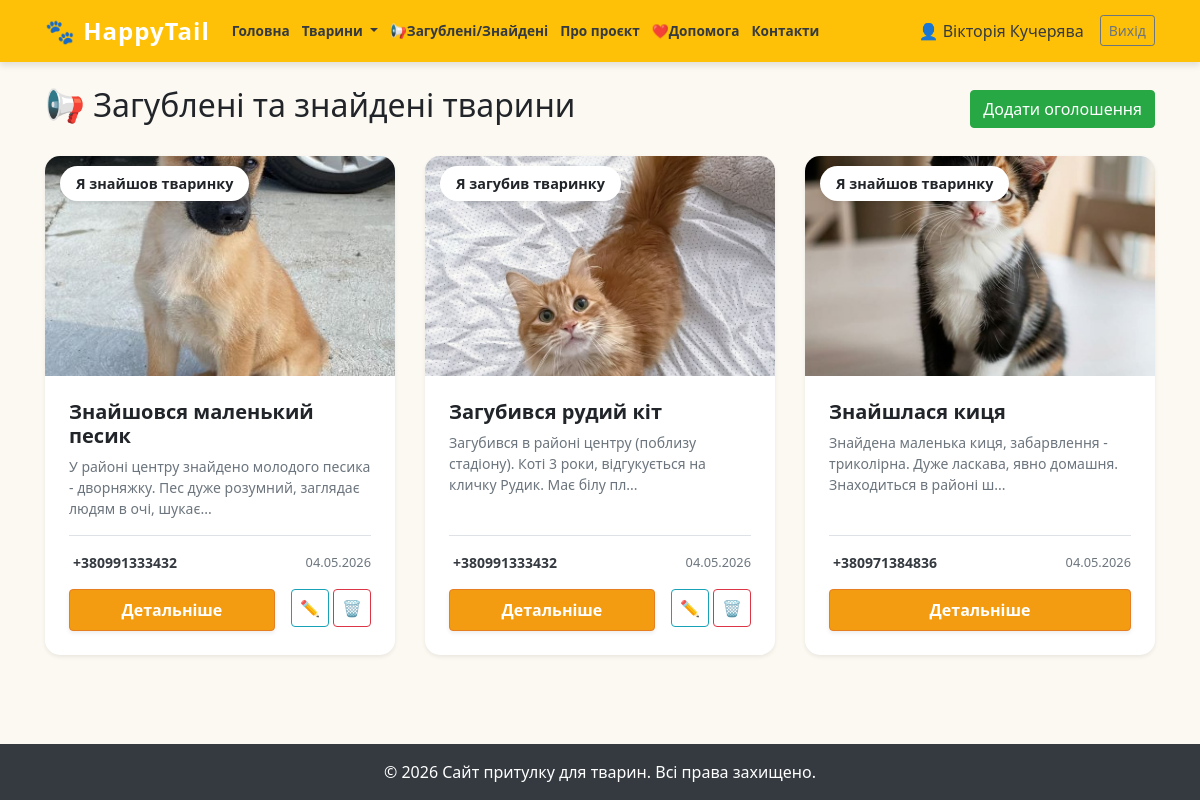
The app's page /lost-found.php (signed in) with its own data.
### tables this page shows
CREATE TABLE `menu` (
  `id` int(11) NOT NULL,
  `title` varchar(100) NOT NULL,
  `url` varchar(255) NOT NULL,
  `parent_id` int(11) DEFAULT 0
);

CREATE TABLE `announcements` (
  `id` int(11) NOT NULL,
  `type` varchar(255) NOT NULL,
  `title` varchar(200) NOT NULL,
  `description` text DEFAULT NULL,
  `image` text DEFAULT NULL,
  `phone` varchar(20) DEFAULT NULL,
  `user_id` int(11) DEFAULT NULL,
  `created_at` datetime DEFAULT current_timestamp()
);

### include/functions.php (called while the page is built, shortened)
<?php
function get_menu() {
    global $conn;
    $sql = "SELECT * FROM menu ORDER BY id ASC";
    $result = mysqli_query($conn, $sql);
    return mysqli_fetch_all($result, MYSQLI_ASSOC);
}
function is_admin() {
    return isset($_SESSION['login']) && $_SESSION['login'] === 'admin';
}

### lost-found.php (the view)
<?php
require_once 'include/config.php';
require_once 'include/functions.php';
require_once 'include/header.php';
$sql = "SELECT a.*, u.name as user_name
        FROM announcements a
        LEFT JOIN users u ON a.user_id = u.id
        ORDER BY a.created_at DESC";
$result = mysqli_query($conn, $sql);
$items = mysqli_fetch_all($result, MYSQLI_ASSOC);
?>
<div class="d-flex justify-content-between align-items-center mb-4">
    <h2>📢 Загублені та знайдені тварини</h2>
    <?php if(isset($_SESSION['user_id'])): ?>
        <a href="add-announcement.php" class="btn btn-success">Додати оголошення</a>
    <?php else: ?>
        <a href="login/index.php" class="btn btn-outline-primary btn-sm">Увійдіть, щоб додати</a>
    <?php endif; ?>
</div>
<div class="row">
    <?php if(empty($items)): ?>
        <div class="col-12"><p class="text-center text-muted">Оголошень поки немає.</p></div>
    <?php else: ?>
        <?php foreach($items as $item): ?>
            <div class="col-md-4 mb-4">
                <div class="card h-100 shadow-sm border-0 announcement-card pet-card" style="border-radius: 15px; overflow: hidden;">
                    <div class="position-relative">
                        <?php if($item['image']): ?>
                            <img src="img/announcements/<?= $item['image'] ?>" class="card-img-top pet-img" style="height: 220px; object-fit: cover;">
                        <?php else: ?>
                            <div class="bg-light d-flex align-items-center justify-content-center text-muted" style="height: 220px;">Немає фото</div>
                        <?php endif; ?>
                        <div class="position-absolute" style="top: 15px; left: 15px;">
                            <span class="bg-white shadow-sm px-3 py-2" style="border-radius: 20px; font-weight: bold; font-size: 0.9rem;">
                                <?= htmlspecialchars($item['type']) ?>
                            </span>
                        </div>
                    </div>
                    <div class="card-body d-flex flex-column p-4">
                        <h5 class="card-title font-weight-bold mb-2"><?= htmlspecialchars($item['title']) ?></h5>
                        <p class="card-text text-secondary small mb-3">
                            <?= htmlspecialchars(mb_substr($item['description'], 0, 100)) ?>...
                        </p>
                        <div class="mt-auto pt-3 border-top">
                            <div class="d-flex justify-content-between align-items-center mb-3">
                                <span class="text-dark font-weight-bold small"><i class="fas fa-phone mr-1"></i> <?= htmlspecialchars($item['phone']) ?></span>
                                <span class="text-muted" style="font-size: 0.8rem;"><?= date('d.m.Y', strtotime($item['created_at'])) ?></span>
                            </div>
                            <div class="d-flex justify-content-between gap-2">
                                <a href="announcement-post.php?id=<?= $item['id'] ?>" class="btn btn-warning flex-grow-1 font-weight-bold py-2 shadow-sm">Детальніше</a>
                                <?php if(is_admin() || (isset($_SESSION['user_id']) && $_SESSION['user_id'] == $item['user_id'])): ?>
                                    <div class="ml-2">
                                        <a href="edit-announcement.php?id=<?= $item['id'] ?>" class="btn btn-outline-info px-2" title="Редагувати">✏️</a>
                                        <a href="delete-announcement.php?id=<?= $item['id'] ?>" class="btn btn-outline-danger px-2" onclick="return confirm('Видалити?')" title="Видалити">🗑️</a>
                                    </div>
                                <?php endif; ?>
                            </div>
                        </div>
                    </div>
                </div>
            </div>
        <?php endforeach; ?>
    <?php endif; ?>
</div>
<?php require_once 'include/footer.php'; ?>

### include/header.php (shortened to what this page needs)
<?php $base_path = $base_path ?? ''; ?>
<!DOCTYPE html>
<html lang="uk">
<head>
    <link rel="stylesheet" href="https://cdn.jsdelivr.net/npm/bootstrap@4.6.2/dist/css/bootstrap.min.css">
    <link rel="stylesheet" href="<?= $base_path ?>css/main.css?v=1.1">
</head>
<body>
<nav class="navbar navbar-expand-lg navbar-dark bg-warning">
    <div class="container">
        <a class="navbar-brand font-weight-bold" href="<?= $base_path ?>index.php">🐾 HappyTail</a>
        <div class="collapse navbar-collapse" id="navbarNav">
            <ul class="navbar-nav mr-auto">
                <?php
                $all_menu = get_menu();
                $top_menu = array_filter($all_menu, function($m) { return ($m['parent_id'] ?? 0) == 0; });
                foreach ($top_menu as $menu_item):
                    $sub_menu = array_filter($all_menu, function($m) use ($menu_item) { return ($m['parent_id'] ?? 0) == $menu_item['id']; });
                    $has_sub = !empty($sub_menu);
                    if ($has_sub): ?>
                        <li class="nav-item dropdown">
                            <a class="nav-link dropdown-toggle text-dark font-weight-bold" href="#" id="nav-<?= $menu_item['id'] ?>" role="button" data-toggle="dropdown">
                                <?= htmlspecialchars($menu_item['title']) ?>
                            </a>
                        </li>
                    <?php else: ?>
                        <li class="nav-item">
                            <a class="nav-link text-dark font-weight-bold" href="<?= $base_path ?><?= htmlspecialchars($menu_item['url']) ?>">
                                <?= htmlspecialchars($menu_item['title']) ?>
                            </a>
                        </li>
                    <?php endif;
                endforeach; ?>
            </ul>
            <ul class="navbar-nav">
                <?php if (is_admin()): ?>
                    <li class="nav-item mr-2">
                        <a class="btn btn-dark btn-sm mt-1" href="<?= $base_path ?>admin/index.php">Адмінка</a>
                    </li>
                    <li class="nav-item">
                        <a class="btn btn-outline-danger btn-sm mt-1" href="<?= $base_path ?>admin/logout.php">Вихід</a>
                    </li>
                <?php elseif (isset($_SESSION['user_id'])): ?>
                    <li class="nav-item">
                        <span class="navbar-text mr-3 text-dark">👤 <?= htmlspecialchars($_SESSION['user_name']) ?></span>
                    </li>
                    <li class="nav-item">
                        <a class="btn btn-outline-secondary btn-sm mt-1" href="<?= $base_path ?>admin/logout.php">Вихід</a>
                    </li>
                <?php else: ?>
                    <li class="nav-item">
                        <a class="btn btn-outline-dark btn-sm mt-1" href="<?= $base_path ?>login/index.php">Увійти</a>
                    </li>
                <?php endif; ?>
            </ul>
        </div>
    </div>
</nav>
<div class="container mt-4 mb-5">

### css/main.css (style rules this page uses)
html { overflow-y: scroll !important; }
body { display: flex; flex-direction: column; min-height: 100vh; background-color: #fcf9f2; font-family: 'Segoe UI', Tahoma, Geneva, Verdana, sans-serif; }
.navbar { box-shadow: 0 4px 6px rgba(0,0,0,0.1); }
.navbar-brand { font-size: 1.5rem; letter-spacing: 1px; }
.card { border: none; border-radius: 10px; transition: transform 0.3s ease, box-shadow 0.3s ease; }
.card-img-top { border-top-left-radius: 10px; border-top-right-radius: 10px; }
.btn-warning { background-color: #f39c12; border-color: #e67e22; color: white; font-weight: bold; }
.announcement-card { border-radius: 15px; overflow: hidden; transition: all 0.3s ease; }
.gap-2 { gap: 0.5rem; }
.navbar-nav .nav-link { white-space: nowrap !important; }
@media (min-width: 992px) and (max-width: 1200px) { .navbar-expand-lg .navbar-nav .nav-link { padding-left: 6px !important; padding-right: 6px !important; font-size: 0.85rem !important; } }

### records on screen
menu: title "Головна"
menu: title "Тварини"
menu: title "📢Загублені/Знайдені"
menu: title "Про проєкт"
menu: title "❤️Допомога"
menu: title "Контакти"
announcements: image (picture), type "Я знайшов тваринку", title "Знайшовся маленький песик", description "У районі центру знайдено молодого песика - дворняжку. Пес дуже розумний, заглядає людям в очі, шукає", phone "+380991333432", created_at "04.05.2026"
announcements: image (picture), type "Я загубив тваринку", title "Загубився рудий кіт", description "Загубився в районі центру (поблизу стадіону). Коті 3 роки, відгукується на кличку Рудик. Має білу пл", phone "+380991333432", created_at "04.05.2026"
announcements: image (picture), type "Я знайшов тваринку", title "Знайшлася киця", description "Знайдена маленька киця, забарвлення - триколірна. Дуже ласкава, явно домашня. Знаходиться в районі ш", phone "+380971384836", created_at "04.05.2026"

### other values on screen
$_SESSION['user_name'] "Вікторія Кучерява"
